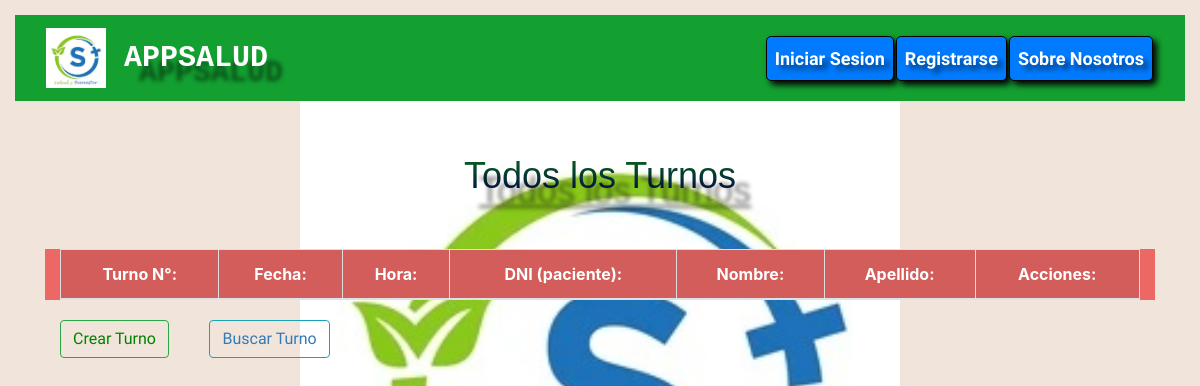
The page /numero_de_turno/ on the database as committed earlier.
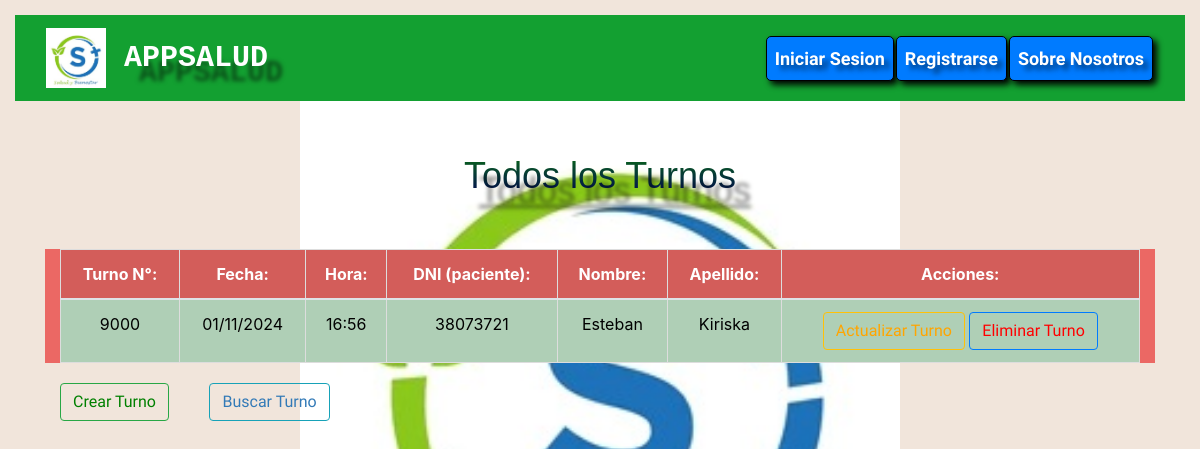
The same page on the database as committed later.
### AppSalud/models.py (models this page shows, shortened)
class Numero_de_Turno(models.Model):
    id_turno = models.IntegerField(primary_key=True)
    fecha = models.DateField()
    hora = models.TimeField()
    id_numero_de_consultorio = models.ForeignKey(Consultorio, on_delete=models.CASCADE)
    id_sede = models.ForeignKey(Sede_Clinica, on_delete=models.CASCADE)
    id_dni_paciente = models.ForeignKey(Pacientes, on_delete=models.CASCADE)

class Pacientes(models.Model):
    id_dni = models.IntegerField(primary_key=True)
    nombre_paciente = models.CharField(max_length=30)
    apellido_paciente = models.CharField(max_length=30)
    fecha_nacimiento = models.DateField()
    sexo_paciente = models.CharField(max_length=30)
    id_cobertura = models.ForeignKey(Cobertura, on_delete=models.CASCADE)
    id_localidad = models.ForeignKey(Localidad, on_delete=models.CASCADE)

### AppSalud/views.py (the view)
# urls.py: path('numero_de_turno/', views.mostrar_Numero_de_Turno, name='Numeros_de_Turnos'),
def mostrar_Numero_de_Turno(request):
    numero_de_turno = Numero_de_Turno.objects.all()
    context = {'numero_de_turno': numero_de_turno}
    return render(request, 'AppSalud/numero_de_turno.html', context=context)

### AppSalud/Templates/AppSalud/numero_de_turno.html (shortened to what this page needs)
{% extends 'AppSalud/base.html' %}
{% load static %}
{% block codigoDinamico %}
<body style='background-color: #f1e5db;'>
    <div class="container">
        <br>
        <h1><u>Todos los Turnos</u></h1>
        <br>
        <div class="container" style="background-color:#eb6864;">
            <table class="table table-active text-center">
                <thead>
                    <tr>
                        <th scope="col">Turno N°:</th>
                        <th scope="col">Fecha:</th>
                        <th scope="col">Hora:</th>
                        <th scope="col">DNI (paciente):</th>
                        <th scope="col">Nombre:</th>
                        <th scope="col">Apellido:</th>
                        <th scope="col">Acciones:</th>
                    </tr>
                </thead>
                <tbody>
                    {% for turno in numero_de_turno %}
                    <tr class="table-success text-center">
                        <td>{{ turno.id_turno }}</td>
                        <td>{{ turno.fecha|date:"d/m/Y" }}</td>
                        <td>{{ turno.hora|date:"H:i" }}</td>
                        <td>{{ turno.id_dni_paciente.id_dni }}</td>
                        <td>{{ turno.id_dni_paciente.nombre_paciente }}</td>
                        <td>{{ turno.id_dni_paciente.apellido_paciente }}</td>
                        <td>
                            <button type="button" class="btn btn-outline-warning">
                                <a href="{% url 'Actualizar_Turno' turno_id=turno.id_turno %}" style='color: orange;'>Actualizar Turno</a>
                            </button>
                            <button type="button" class="btn btn-outline-primary">
                                <a href="{% url 'Eliminar_Turno' turno_id=turno.id_turno %}" style='color: red;'>Eliminar Turno</a>
                            </button>
                        </td>
                    </tr>
                    {% endfor %}
                </tbody>
            </table>
        </div>
        <div class="container">
            <button type="button" class="btn btn-outline-success">
                <a href="{% url 'Crear_Turno' %}" style='color: green;'>Crear Turno</a>
            </button>
            <button type="button" class="btn btn-outline-info">
                <a href="{% url 'Buscar_Turno' %}" style='color: #337ab7;'>Buscar Turno</a>
            </button>
        </div>
    </div>
</body>
{% endblock %}

Rows that differ between the two databases and show on the page:
added Numero_de_Turno: id_turno "9000", fecha "01/11/2024", hora "16:56", id_dni_paciente.id_dni "38073721", id_dni_paciente.nombre_paciente "Esteban", id_dni_paciente.apellido_paciente "Kiriska"
